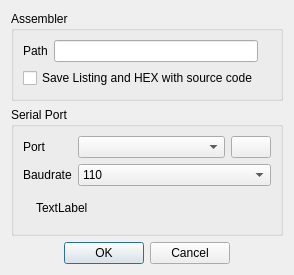
<?xml version="1.0" encoding="UTF-8"?>
<ui version="4.0">
 <class>SettingsDialog</class>
 <widget class="QDialog" name="SettingsDialog">
  <property name="geometry">
   <rect>
    <x>0</x>
    <y>0</y>
    <width>294</width>
    <height>275</height>
   </rect>
  </property>
  <property name="minimumSize">
   <size>
    <width>0</width>
    <height>0</height>
   </size>
  </property>
  <property name="windowTitle">
   <string>Settings</string>
  </property>
  <property name="windowIcon">
   <iconset resource="icons.qrc">
    <normaloff>:/icons/settings-serial-port-settings.png</normaloff>:/icons/settings-serial-port-settings.png</iconset>
  </property>
  <layout class="QVBoxLayout" name="verticalLayout_3">
   <item>
    <widget class="QGroupBox" name="groupBox_2">
     <property name="title">
      <string>Assembler</string>
     </property>
     <layout class="QVBoxLayout" name="verticalLayout_2">
      <item>
       <layout class="QHBoxLayout" name="horizontalLayout_4">
        <item>
         <widget class="QLabel" name="label_5">
          <property name="text">
           <string>Path</string>
          </property>
         </widget>
        </item>
        <item>
         <widget class="QLineEdit" name="lineEditPath">
          <property name="text">
           <string notr="true"/>
          </property>
         </widget>
        </item>
        <item>
         <widget class="QLabel" name="labePathStatus">
          <property name="maximumSize">
           <size>
            <width>16</width>
            <height>16</height>
           </size>
          </property>
          <property name="text">
           <string/>
          </property>
          <property name="scaledContents">
           <bool>true</bool>
          </property>
         </widget>
        </item>
       </layout>
      </item>
      <item>
       <widget class="QCheckBox" name="checkBoxSaveLstHEX">
        <property name="text">
         <string>Save Listing and HEX with source code</string>
        </property>
       </widget>
      </item>
     </layout>
    </widget>
   </item>
   <item>
    <widget class="QGroupBox" name="groupBox">
     <property name="title">
      <string>Serial Port</string>
     </property>
     <layout class="QVBoxLayout" name="verticalLayout_5">
      <item>
       <layout class="QHBoxLayout" name="horizontalLayout_2">
        <item>
         <layout class="QVBoxLayout" name="verticalLayout">
          <item>
           <widget class="QLabel" name="label">
            <property name="sizePolicy">
             <sizepolicy hsizetype="Minimum" vsizetype="Preferred">
              <horstretch>0</horstretch>
              <verstretch>0</verstretch>
             </sizepolicy>
            </property>
            <property name="text">
             <string>Port</string>
            </property>
           </widget>
          </item>
          <item>
           <widget class="QLabel" name="label_2">
            <property name="sizePolicy">
             <sizepolicy hsizetype="Minimum" vsizetype="Preferred">
              <horstretch>0</horstretch>
              <verstretch>0</verstretch>
             </sizepolicy>
            </property>
            <property name="text">
             <string>Baudrate</string>
            </property>
           </widget>
          </item>
         </layout>
        </item>
        <item>
         <layout class="QVBoxLayout" name="verticalLayout_4">
          <item>
           <layout class="QHBoxLayout" name="horizontalLayout">
            <item>
             <widget class="QComboBox" name="comboBoxPort">
              <property name="sizePolicy">
               <sizepolicy hsizetype="Expanding" vsizetype="Fixed">
                <horstretch>0</horstretch>
                <verstretch>0</verstretch>
               </sizepolicy>
              </property>
             </widget>
            </item>
            <item>
             <widget class="QPushButton" name="pushButton">
              <property name="minimumSize">
               <size>
                <width>32</width>
                <height>0</height>
               </size>
              </property>
              <property name="toolTip">
               <string>Refresh</string>
              </property>
              <property name="text">
               <string/>
              </property>
              <property name="icon">
               <iconset resource="icons.qrc">
                <normaloff>:/icons/settings-refresh.png</normaloff>:/icons/settings-refresh.png</iconset>
              </property>
             </widget>
            </item>
           </layout>
          </item>
          <item>
           <widget class="QComboBox" name="comboBoxBaudrate">
            <property name="currentIndex">
             <number>0</number>
            </property>
            <item>
             <property name="text">
              <string notr="true">110</string>
             </property>
            </item>
            <item>
             <property name="text">
              <string notr="true">300</string>
             </property>
            </item>
            <item>
             <property name="text">
              <string notr="true">600</string>
             </property>
            </item>
            <item>
             <property name="text">
              <string notr="true">1200</string>
             </property>
            </item>
            <item>
             <property name="text">
              <string notr="true">2400</string>
             </property>
            </item>
            <item>
             <property name="text">
              <string notr="true">4800</string>
             </property>
            </item>
            <item>
             <property name="text">
              <string notr="true">9600</string>
             </property>
            </item>
            <item>
             <property name="text">
              <string notr="true">19200</string>
             </property>
            </item>
            <item>
             <property name="text">
              <string notr="true">38400</string>
             </property>
            </item>
            <item>
             <property name="text">
              <string notr="true">57600</string>
             </property>
            </item>
            <item>
             <property name="text">
              <string notr="true">115200</string>
             </property>
            </item>
           </widget>
          </item>
         </layout>
        </item>
       </layout>
      </item>
      <item>
       <layout class="QHBoxLayout" name="horizontalLayout_3">
        <item>
         <widget class="QLabel" name="labelAvailIcon">
          <property name="text">
           <string notr="true"/>
          </property>
         </widget>
        </item>
        <item>
         <widget class="QLabel" name="labelAvailText">
          <property name="sizePolicy">
           <sizepolicy hsizetype="Expanding" vsizetype="Preferred">
            <horstretch>0</horstretch>
            <verstretch>0</verstretch>
           </sizepolicy>
          </property>
          <property name="minimumSize">
           <size>
            <width>0</width>
            <height>32</height>
           </size>
          </property>
          <property name="baseSize">
           <size>
            <width>0</width>
            <height>0</height>
           </size>
          </property>
          <property name="text">
           <string notr="true">TextLabel</string>
          </property>
         </widget>
        </item>
       </layout>
      </item>
     </layout>
    </widget>
   </item>
   <item>
    <widget class="QDialogButtonBox" name="buttonBox">
     <property name="orientation">
      <enum>Qt::Horizontal</enum>
     </property>
     <property name="standardButtons">
      <set>QDialogButtonBox::Cancel|QDialogButtonBox::Ok</set>
     </property>
     <property name="centerButtons">
      <bool>true</bool>
     </property>
    </widget>
   </item>
  </layout>
 </widget>
 <tabstops>
  <tabstop>comboBoxPort</tabstop>
  <tabstop>comboBoxBaudrate</tabstop>
  <tabstop>buttonBox</tabstop>
 </tabstops>
 <resources>
  <include location="icons.qrc"/>
 </resources>
 <connections>
  <connection>
   <sender>buttonBox</sender>
   <signal>accepted()</signal>
   <receiver>SettingsDialog</receiver>
   <slot>accept()</slot>
   <hints>
    <hint type="sourcelabel">
     <x>248</x>
     <y>254</y>
    </hint>
    <hint type="destinationlabel">
     <x>157</x>
     <y>274</y>
    </hint>
   </hints>
  </connection>
  <connection>
   <sender>buttonBox</sender>
   <signal>rejected()</signal>
   <receiver>SettingsDialog</receiver>
   <slot>reject()</slot>
   <hints>
    <hint type="sourcelabel">
     <x>251</x>
     <y>274</y>
    </hint>
    <hint type="destinationlabel">
     <x>286</x>
     <y>274</y>
    </hint>
   </hints>
  </connection>
 </connections>
</ui>
